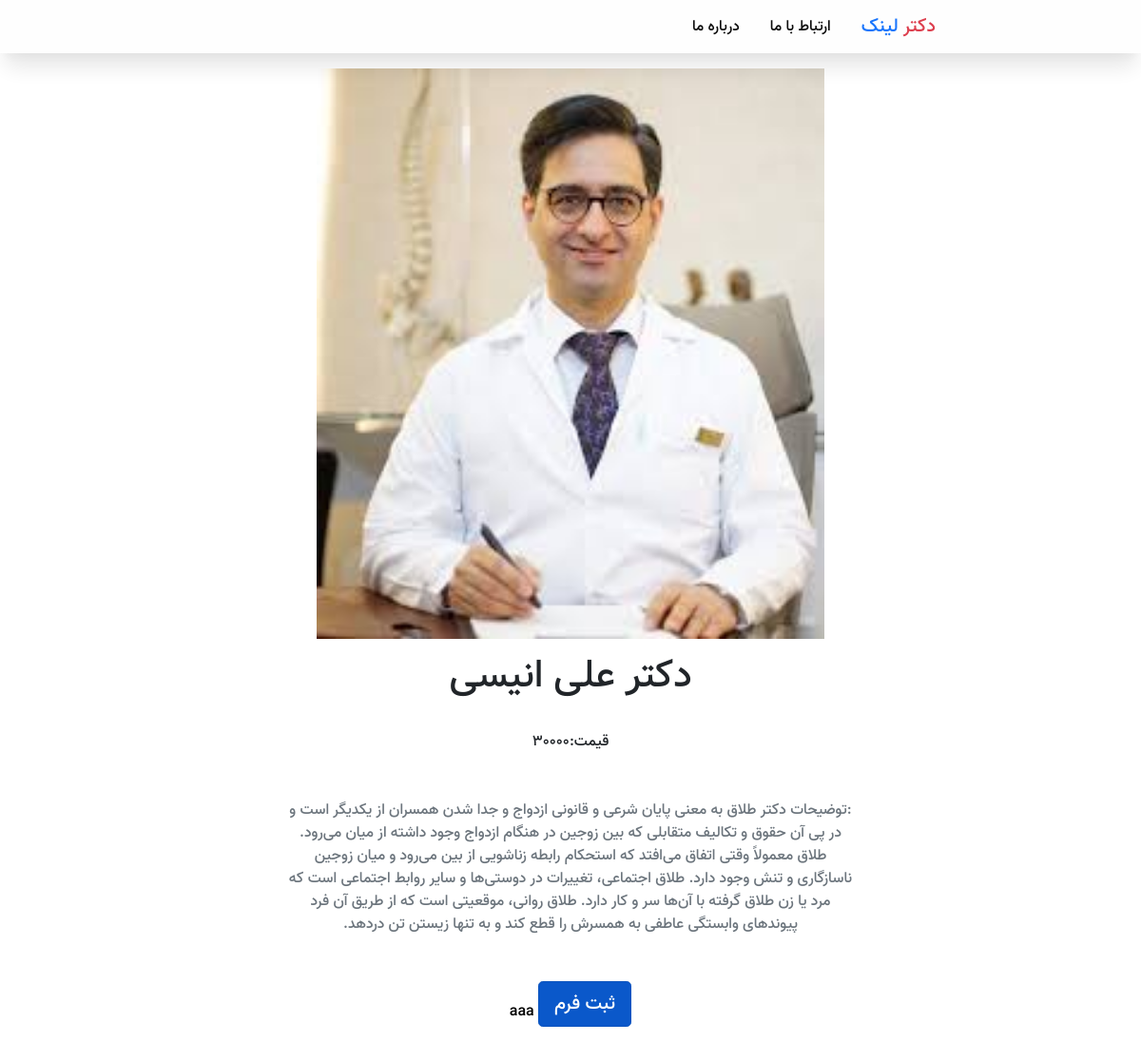
/c/1/123-321, run on the app's committed database.
### Forms/models.py (models this page shows, shortened)
class darmangar(models.Model):
    choics = [
        ("طلاق","طلاق"),
        ("فرزند","فرزند"),
        ("خانواده","خانواده"),
    ]
    keyword = models.CharField(max_length=20, choices=choics, default=1)
    fname = models.CharField(max_length=100)
    slug = models.SlugField(max_length=100, null=True, unique=True )
    lname = models.CharField(max_length=100)
    description = models.TextField()
    pic = models.ImageField(upload_to="darmanger-image")
    price = models.IntegerField(default=0)

### Forms/views.py (the view)
# urls.py: path("c/<int:pk>/<slug:slug>", detailform, name="detailss"),
def detailform(request, slug, pk):
    deta = info.objects.filter(slug=slug)
    detas = get_object_or_404(info, slug=slug)
    darman = get_object_or_404(darmangar, pk=pk)
    if request.method == "POST":
        form = darmanjo_formss(request.POST)
        if form.is_valid():
            rel_info = form.cleaned_data['rel_info']
            informations = darmanjo_form.objects.create(talk_about=talk_about,rel_info=darman, information = detas)
            form.save()
    else:
        form = darmanjo_formss()
    return render(request, 'forms/detailform.html', {'deta':deta,'darman':darman, "form":form})

### Forms/forms.py
class darmanjo_formss(ModelForm):
    class Meta:
        model = darmanjo_form
        fields = ['talk_about', 'rel_info']

### templates/forms/detailform.html (shortened to what this page needs)
{% extends 'base.html' %}
{% block content %}
<center>
  <div class="bg-white">
  <div class="col-6">
    <img src="{{darman.pic.url}}" class="mt-3" alt="aa" style="width=500px; height:600px" >
<h1 class="text-dark mt-3"> دکتر {{darman.fname}}
{{darman.lname}}</h1> <br>
<p>قیمت:{{darman.price}}</p><br><br>
<p class="text-dark text-muted font-5">:توضیحات دکتر {{darman.description}}</p><br><br>
<form method="post" enctype="multipart/form-data">
    <input type="submit" class="btn btn-primary btn-lg active mb-3" role="button" aria-pressed="true" value="ثبت فرم">
    <a href="{% url 'form:payment' darman.slug darman.pk %}">aaa</a>
</form>
</div>
</div>
</center>
{% endblock %}

### templates/base.html (shortened to what this page needs)
{% load static %}
<!DOCTYPE html>
<html class="no-js" dir="rtl" lang="fa-IR">
<head>
    <link href="https://cdn.jsdelivr.net/npm/bootstrap@5.0.2/dist/css/bootstrap.min.css" rel="stylesheet">
    <link rel="stylesheet" href="{% static 'assets/css/bootstrap.min.css' %}" />
    <link rel="stylesheet" href="{% static 'assets/css/styles.css' %}" />
    <link rel="stylesheet" href="{% static 'assets/css/swiper-bundle.min.css' %}" />
</head>
<body>
    <div class="bg-white sticky-top" style="opacity: 0.95; box-shadow: rgba(0, 0, 0, 0.1) 0px 20px 25px -5px, rgba(0, 0, 0, 0.04) 0px 10px 10px -5px;">
        <nav class="navbar navbar-expand-lg navbar-light  bg-opacity-75 container" style="background-color: #ffffff;">
          <a class="navbar-brand text-black" href=""><span class="text-danger">دکتر </span><span class="text-primary">لینک </span></a>
          <div class="collapse navbar-collapse" id="navbarSupportedContent">
            <ul class="navbar-nav mx-3">
              <li class="nav-item active">
                <a class="nav-link mx-2 text-black" href="">ارتباط با ما</a>
              </li>
              <li class="nav-item active">
                <a class="nav-link mx-2 text-black" href="">درباره ما</a>
              </li>
            </ul>
          </div>
        </nav>
      </div>
    {% block content %}
                {% endblock %}
</body>
</html>

### static/assets/css/styles.css (style rules this page uses)
html, body, #site_wrap { height: auto; }
body { font-family: "Vazir" !important; font-style: normal; background: #FCFCFC; position: relative; }
ul { list-style-type: none; }
a { text-decoration: none; color: #000; }
dl, ol, ul { margin-bottom: 0; }
ul { padding: 0; }
p { margin: 0; }
@media screen and (min-width: 1200px) and (max-width: 1399.98px) { .container { padding-right: 12.5rem !important; padding-left: 12.5rem !important; max-width: 100% !important; } }

### data on the page
darmangar: pic (picture), fname "علی", lname "انیسی", price "30000", description "طلاق به معنی پایان شرعی و قانونی ازدواج و جدا شدن همسران از یکدیگر است و در پی آن حقوق و تکالیف متقابلی که بین زوجین در هنگام ازدواج وجود داشته از میان می‌رود. طلاق معمولاً وقتی اتفاق می‌افتد که استحکام رابطه زناشویی از بین می‌رود و میان زوجین ناسازگاری و تنش وجود دارد. طلاق اجتماعی، تغییرات در دوستی‌ها و سایر روابط اجتماعی است که مرد یا زن طلاق گرفته با آن‌ها سر و کار دارد. طلاق روانی، موقعیتی است که از طریق آن فرد پیوندهای وابستگی عاطفی به همسرش را قطع کند و به تنها زیستن تن دردهد."
